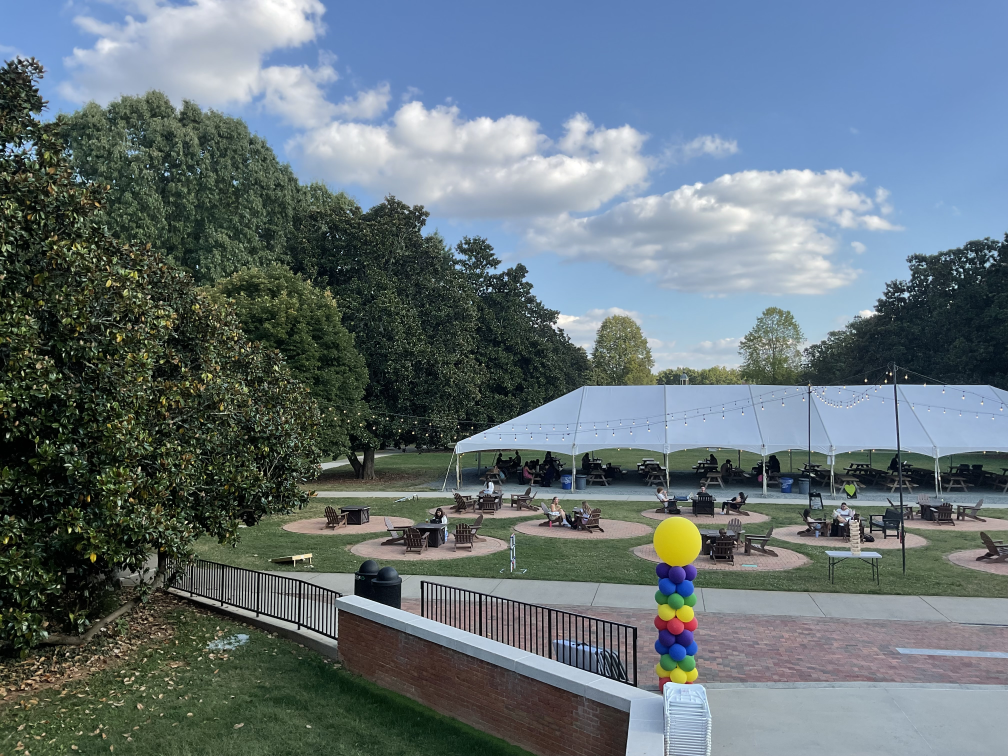
#> input picture Project_02- Feature Detection/Data/Left_cs.jpg, 4032 x 3024 px (shown at 1/4 size)
$ jupyter execute panorama_final.ipynb
#> lines starting #> are read from the running program, lines starting #| are printed output that depends on the picture
[cell 1]
# import the necessary packages
# This is working
import numpy as np
import imutils
import cv2

class Stitcher:
	def __init__(self,detector):
		# determine if we are using OpenCV v3.X
		self.isv3 = imutils.is_cv3(or_better=True)
		self.detector=detector
		self.counter=1
	def stitch(self, images, ratio=0.75, reprojThresh=4.0,
		showMatches=False):
		# unpack the images, then detect keypoints and extract
		# local invariant descriptors from them
		(imageB, imageA) = images
		(kpsA, featuresA) = self.detectAndDescribe(imageA)
		(kpsB, featuresB) = self.detectAndDescribe(imageB)


		# match features between the two images
		M = self.matchKeypoints(kpsA, kpsB,
			featuresA, featuresB, ratio, reprojThresh)
		# if the match is None, then there aren't enough matched
		# keypoints to create a panorama
		if M is None:
			return None
		# otherwise, apply a perspective warp to stitch the images
		# together
		(matches, H, status) = M
		result = cv2.warpPerspective(imageA, H,
			(imageA.shape[1] + imageB.shape[1], imageA.shape[0]))
		result[0:imageB.shape[0], 0:imageB.shape[1]] = imageB
		print(f"For counter = {self.counter} and detector = {self.detector} the matchpoint number is {len(matches)}")
		self.counter +=1
		# check to see if the keypoint matches should be visualized
		if showMatches:
			vis = self.drawMatches(imageA, imageB, kpsA, kpsB, matches,
				status)
			# return a tuple of the stitched image and the
			# visualization
			return (result, vis)
		# return the stitched image
		return result
	def detectAndDescribe(self, image):
		# convert the image to grayscale
		gray = cv2.cvtColor(image, cv2.COLOR_BGR2GRAY)
		# check to see if we are using OpenCV 3.X
		if self.isv3:
			# detect and extract features from the image
			# descriptor = cv2.xfeatures2d.SIFT_create()
			if self.detector=='sift':
				descriptor = cv2.SIFT_create()
				(kps, features) = descriptor.detectAndCompute(image, None)
			elif self.detector=='orb':
				descriptor = cv2.ORB_create()
				(kps, features) = descriptor.detectAndCompute(image, None)
			elif self.detector=='fast':
				orb = cv2.ORB_create()
				fast = cv2.FastFeatureDetector_create()
				kps = fast.detect(image)
				(kps, features) = orb.compute(image,kps)
			elif self.detector=='harris':
				gray = np.float32(gray)
				dst = cv2.cornerHarris(gray, blockSize=2, ksize=3, k=0.04)
				# Select and return the keypoints (corners) from the Harris response
				kps = [cv2.KeyPoint(x, y, 1) for y in range(dst.shape[0]) for x in range(dst.shape[1]) if dst[y, x] > 0.01 * dst.max()]
				descriptor = cv2.ORB_create()
				(kps, features) = descriptor.compute(image, kps)
			else:
				print("Unknown detector type: ", self.detector)
				exit(1)
		# otherwise, we are using OpenCV 2.4.X
		else:
			# detect keypoints in the image
			detector = cv2.FeatureDetector_create("SIFT")
			kps = detector.detect(gray)
			# extract features from the image
			extractor = cv2.DescriptorExtractor_create("SIFT")
			(kps, features) = extractor.compute(gray, kps)
		# convert the keypoints from KeyPoint objects to NumPy
		# arrays
		kps = np.float32([kp.pt for kp in kps])
		# return a tuple of keypoints and features
		return (kps, features)
	def matchKeypoints(self, kpsA, kpsB, featuresA, featuresB,
		ratio, reprojThresh):
		# compute the raw matches and initialize the list of actual
		# matches
		matcher = cv2.DescriptorMatcher_create("BruteForce")
		rawMatches = matcher.knnMatch(featuresA, featuresB, 2)

		# [7 lines of commented-out code are left out]
		matches = []
		# loop over the raw matches
		for m in rawMatches:
			# ensure the distance is within a certain ratio of each
			# other (i.e. Lowe's ratio test)
			if len(m) == 2 and m[0].distance < m[1].distance * ratio:
				matches.append((m[0].trainIdx, m[0].queryIdx))
		# computing a homography requires at least 4 matches
		if len(matches) > 4:
			# construct the two sets of points
			ptsA = np.float32([kpsA[i] for (_, i) in matches])
			ptsB = np.float32([kpsB[i] for (i, _) in matches])
			# compute the homography between the two sets of points
			(H, status) = cv2.findHomography(ptsA, ptsB, cv2.RANSAC,
				reprojThresh)
			# return the matches along with the homograpy matrix
			# and status of each matched point
			return (matches, H, status)
		# otherwise, no homograpy could be computed
		return None
	def drawMatches(self, imageA, imageB, kpsA, kpsB, matches, status):
		# initialize the output visualization image
		(hA, wA) = imageA.shape[:2]
		(hB, wB) = imageB.shape[:2]
		vis = np.zeros((max(hA, hB), wA + wB, 3), dtype="uint8")
		vis[0:hA, 0:wA] = imageA
		vis[0:hB, wA:] = imageB
		# loop over the matches
		for ((trainIdx, queryIdx), s) in zip(matches, status):
			# only process the match if the keypoint was successfully
			# matched
			if s == 1:
				# draw the match
				ptA = (int(kpsA[queryIdx][0]), int(kpsA[queryIdx][1]))
				ptB = (int(kpsB[trainIdx][0]) + wA, int(kpsB[trainIdx][1]))
				cv2.line(vis, ptA, ptB, (0, 255, 0), 1)
		# return the visualization
		return vis
def trim(image):

	if not np.sum(image[0]):
		return trim(image[1:])
	if not np.sum(image[-1]):
		return trim(image[:-2])
	if not np.sum(image[:,0]):
		return trim(image[:,1:])
	if not np.sum(image[:,-1]):
		return trim(image[:,:-2])
	return image

[cell 2]
imageA = cv2.imread("../Data/Left_cs.jpg")
#> imageA is the input picture: shape (3024, 4032, 3); mean B, G, R 121, 114.9, 101.2
imageB = cv2.imread("../Data/Middle_cs.jpg")
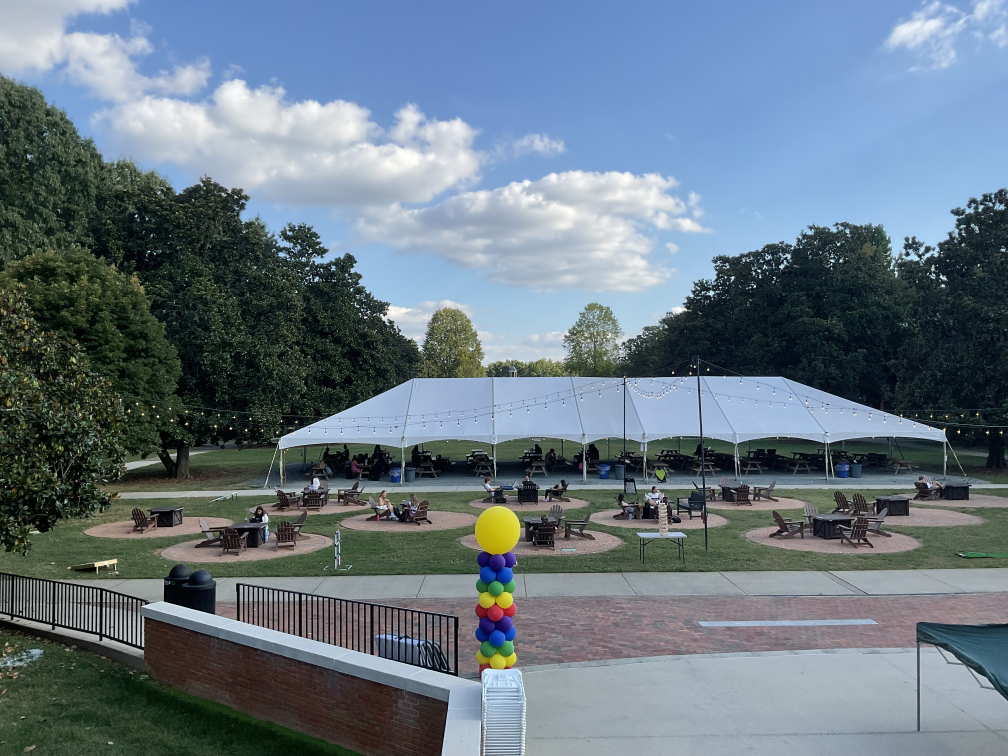
#> input picture Project_02- Feature Detection/Data/Middle_cs.jpg, 4032 x 3024 px (shown at 1/4 size)
#> imageB is the input picture: shape (3024, 4032, 3); mean B, G, R 130.6, 119.4, 103.9
imageC = cv2.imread("../Data/Right_cs.jpg")
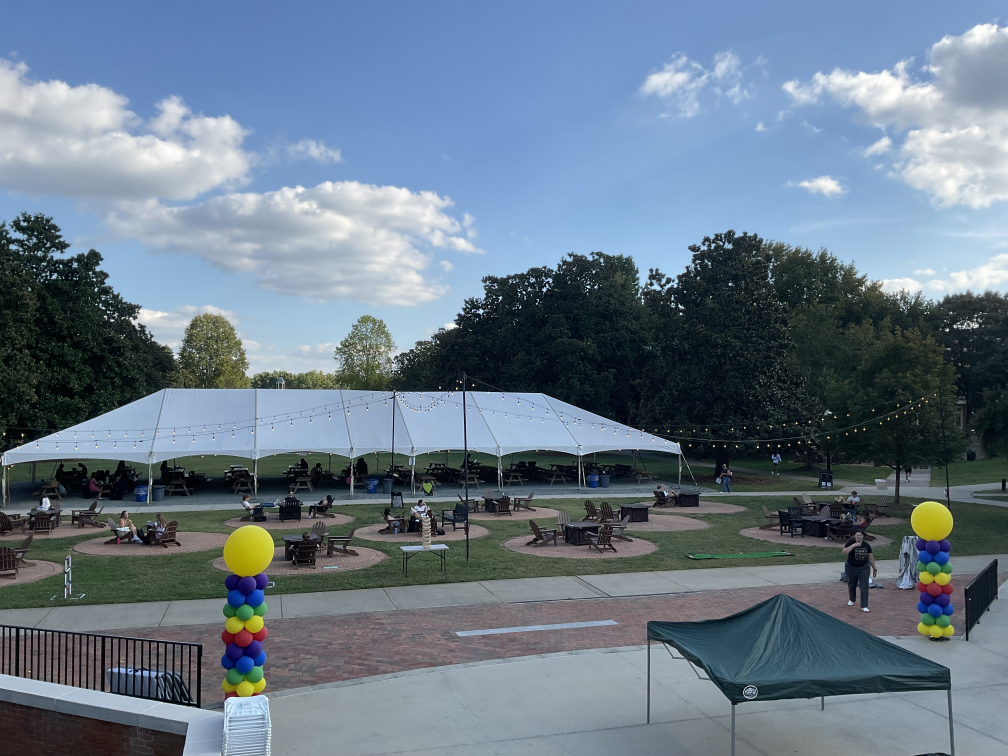
#> input picture Project_02- Feature Detection/Data/Right_cs.jpg, 4032 x 3024 px (shown at 1/4 size)
#> imageC is the input picture: shape (3024, 4032, 3); mean B, G, R 136.6, 121.2, 104.9
imageA = imutils.resize(imageA, width=400)
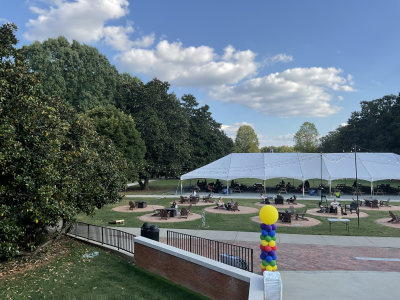
#> imageA: shape (300, 400, 3); mean B, G, R 121, 114.9, 101.2
imageB = imutils.resize(imageB, width=400)
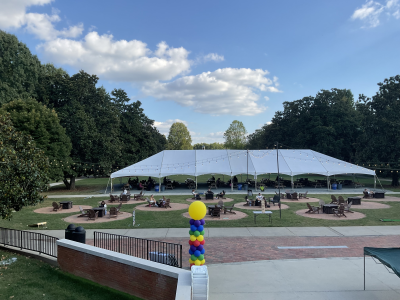
#> imageB: shape (300, 400, 3); mean B, G, R 130.6, 119.4, 103.9
imageC = imutils.resize(imageC, width=400)
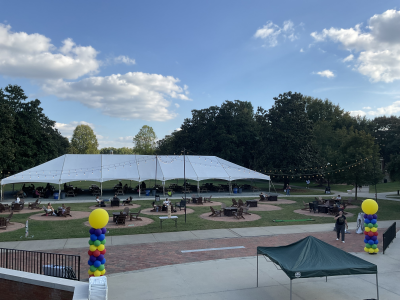
#> imageC: shape (300, 400, 3); mean B, G, R 136.6, 121.2, 104.9
# stitch the images together to create a panorama
detector_list = ['sift','orb','fast','harris']

for detector in detector_list:
    stitcher = Stitcher(detector)
    (resultLM,visLM) = stitcher.stitch([imageA, imageB], showMatches=True)
    cv2.imwrite(f"../Image/Paro/{detector}/panorama_keypoints_LM.jpg",visLM)
    (resultMR,visMR) = stitcher.stitch([imageB, imageC], showMatches=True)
    cv2.imwrite(f"../Image/Paro/{detector}/panorama_keypoints_MR.jpg",visMR)
    cv2.imwrite(f"../Image/Paro/{detector}/panorama_resultMR.jpg",resultMR)
    resultLM = trim(resultLM)
    resultMR = trim(resultMR)
    (result, vis) = stitcher.stitch([resultLM,resultMR], showMatches=True)
    result = trim(result)
    cv2.imwrite(f"../Image/Paro/{detector}/panorama.jpg",result)
    cv2.imwrite(f"../Image/Paro/{detector}/panorama_keypoints.jpg",vis)
    print(f"{detector} is successfully done...")
#> this loop made 4 passes
#| For counter = 1 and detector = sift the matchpoint number is 378
#| For counter = 2 and detector = sift the matchpoint number is 304
#| For counter = 3 and detector = sift the matchpoint number is 440
#| For counter = 1 and detector = orb the matchpoint number is 378
#| For counter = 2 and detector = orb the matchpoint number is 304
#| For counter = 3 and detector = orb the matchpoint number is 440
#| For counter = 1 and detector = fast the matchpoint number is 378
#| For counter = 2 and detector = fast the matchpoint number is 304
#| For counter = 3 and detector = fast the matchpoint number is 440
#| For counter = 1 and detector = harris the matchpoint number is 378
#> (further printed lines are left out)
#> pass 1, in detectAndDescribe, `gray = cv2.cvtColor(image, cv2.COLOR_BGR2GRAY)`:
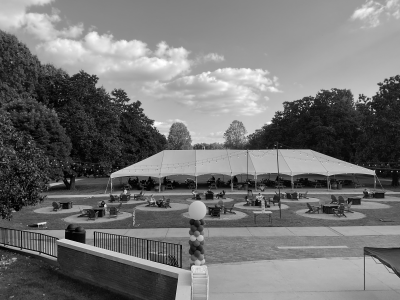
#> gray: shape (300, 400); min 1, max 255, mean 116.1
#> pass 1, in detectAndDescribe (call 2), `gray = cv2.cvtColor(image, cv2.COLOR_BGR2GRAY)`:
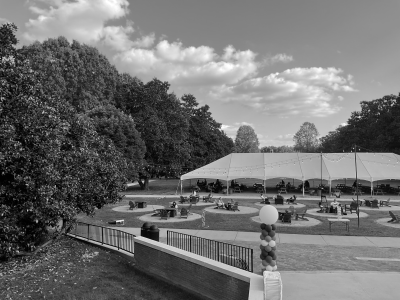
#> gray: shape (300, 400); min 0, max 255, mean 111.5
#> pass 1, in stitch, `result = cv2.warpPerspective(imageA, H, (imageA.shape[1] + imageB.shap..`:
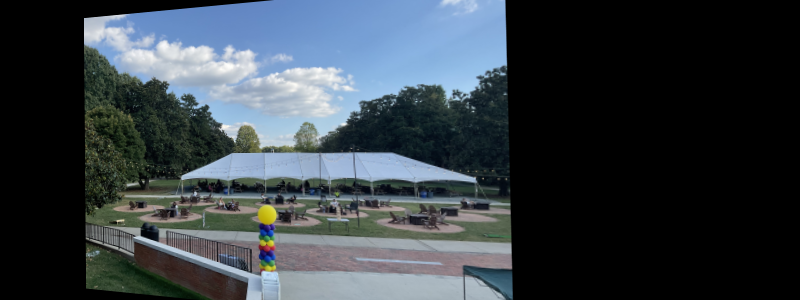
#> result: shape (300, 800, 3); mean B, G, R 68.6, 62.3, 54
#> pass 1, in stitch, `vis = self.drawMatches(imageA, imageB, kpsA, kpsB, matches, status)`:
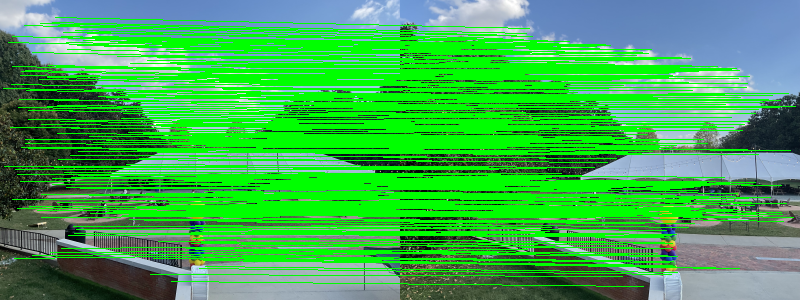
#> vis: shape (300, 800, 3); mean B, G, R 80.2, 174.2, 63.7


# """
# Counter 1 -> Means -> Results of matching points from left to middle
# Counter 2 -> Means -> Results of matching points from middle to right
# Counter 3 -> Means -> Results of matching points from left-middle to middle-right
# """
